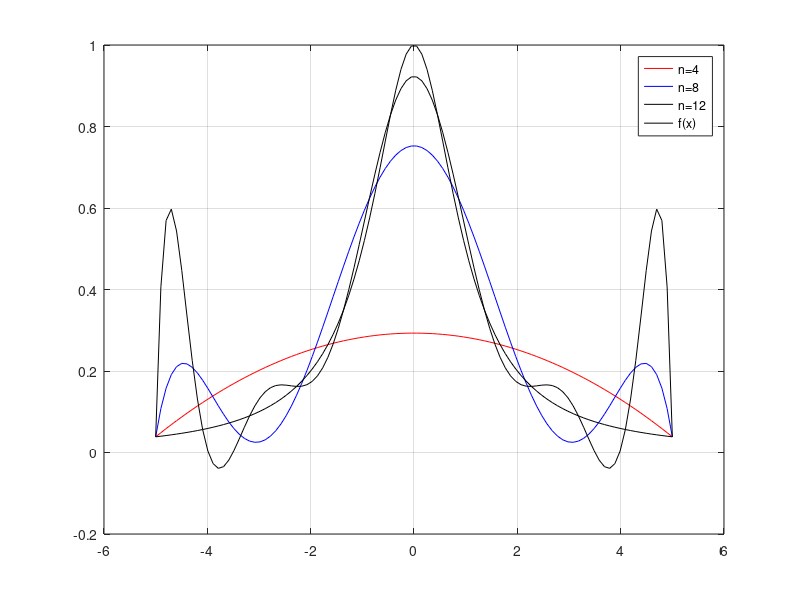

MATLAB code for this plot:
% e_04 modificato per legibilita' -> sempre Runge

clear all
close all
clc

%a=2; b=3;  % primo intervallo
a=-5; b=5;  % secondo intervallo

f=@(x) 1./(1+x.^2);  % oppure f=inline('1./(1+x.^2)');
ic=0;
colori='rbkmcg';  % stringa con caratteri validi per colori
for n=[4 8 12]  %  numero nodi
  ic=ic+1;
  x=linspace(a,b,n);  % nodi equidistante nell'intervallo [a,b] 
  y=f(x);  % vettore dei dati
  aa=polyfit(x,y,n-1);  % aa e' il vettore dei coeff. del polinomio 
                        % interpolante e deve avere grado n-1 perche' uso
                        % n nodi -> ottengo n coefficienti
  xx=linspace(a,b);  % vettore piu' lungo per fare il grafico
  yy=polyval(aa,xx);  % valuto il polinomio che mi e' stato restituito, 
                      % in corrispondenza del vettore xx
  plot(xx,yy,colori(ic)), grid on
  hold on
  pause
end
plot(xx,f(xx),'k')  % grafico di f in corrispondenza di xx
legend('n=4', 'n=8', 'n=12', 'f(x)');  % f(x) = funzione vera
